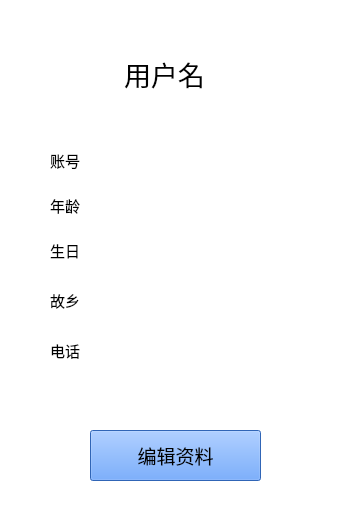
<?xml version="1.0" encoding="UTF-8"?>
<ui version="4.0">
 <class>user</class>
 <widget class="QWidget" name="user">
  <property name="geometry">
   <rect>
    <x>0</x>
    <y>0</y>
    <width>356</width>
    <height>520</height>
   </rect>
  </property>
  <property name="windowTitle">
   <string>Form</string>
  </property>
  <property name="styleSheet">
   <string notr="true">background-color: rgb(255, 255, 255);</string>
  </property>
  <widget class="QPushButton" name="pushButton">
   <property name="geometry">
    <rect>
     <x>30</x>
     <y>30</y>
     <width>80</width>
     <height>80</height>
    </rect>
   </property>
   <property name="maximumSize">
    <size>
     <width>80</width>
     <height>80</height>
    </size>
   </property>
   <property name="cursor">
    <cursorShape>PointingHandCursor</cursorShape>
   </property>
   <property name="styleSheet">
    <string notr="true">background-color: rgb(255, 255, 255);
border:none;
image: url(:/new/profile.jpg);</string>
   </property>
   <property name="text">
    <string/>
   </property>
  </widget>
  <widget class="QTextBrowser" name="textBrowser">
   <property name="geometry">
    <rect>
     <x>120</x>
     <y>50</y>
     <width>210</width>
     <height>70</height>
    </rect>
   </property>
   <property name="sizePolicy">
    <sizepolicy hsizetype="Expanding" vsizetype="Expanding">
     <horstretch>0</horstretch>
     <verstretch>0</verstretch>
    </sizepolicy>
   </property>
   <property name="maximumSize">
    <size>
     <width>210</width>
     <height>70</height>
    </size>
   </property>
   <property name="font">
    <font>
     <pointsize>18</pointsize>
    </font>
   </property>
   <property name="layoutDirection">
    <enum>Qt::LeftToRight</enum>
   </property>
   <property name="styleSheet">
    <string notr="true">border:none;</string>
   </property>
   <property name="html">
    <string>&lt;!DOCTYPE HTML PUBLIC &quot;-//W3C//DTD HTML 4.0//EN&quot; &quot;http://www.w3.org/TR/REC-html40/strict.dtd&quot;&gt;
&lt;html&gt;&lt;head&gt;&lt;meta name=&quot;qrichtext&quot; content=&quot;1&quot; /&gt;&lt;meta charset=&quot;utf-8&quot; /&gt;&lt;style type=&quot;text/css&quot;&gt;
p, li { white-space: pre-wrap; }
hr { height: 1px; border-width: 0; }
li.unchecked::marker { content: &quot;\2610&quot;; }
li.checked::marker { content: &quot;\2612&quot;; }
&lt;/style&gt;&lt;/head&gt;&lt;body style=&quot; font-family:'Microsoft YaHei UI'; font-size:18pt; font-weight:400; font-style:normal;&quot;&gt;
&lt;p style=&quot; margin-top:0px; margin-bottom:0px; margin-left:0px; margin-right:0px; -qt-block-indent:0; text-indent:0px;&quot;&gt;&lt;span style=&quot; font-size:20pt;&quot;&gt;用户名&lt;/span&gt;&lt;/p&gt;&lt;/body&gt;&lt;/html&gt;</string>
   </property>
   <property name="overwriteMode">
    <bool>false</bool>
   </property>
  </widget>
  <widget class="QLabel" name="label">
   <property name="geometry">
    <rect>
     <x>50</x>
     <y>150</y>
     <width>41</width>
     <height>21</height>
    </rect>
   </property>
   <property name="font">
    <font>
     <pointsize>11</pointsize>
    </font>
   </property>
   <property name="text">
    <string>账号</string>
   </property>
  </widget>
  <widget class="QLabel" name="label_2">
   <property name="geometry">
    <rect>
     <x>50</x>
     <y>190</y>
     <width>31</width>
     <height>31</height>
    </rect>
   </property>
   <property name="font">
    <font>
     <pointsize>11</pointsize>
    </font>
   </property>
   <property name="text">
    <string>年龄</string>
   </property>
  </widget>
  <widget class="QLabel" name="label_3">
   <property name="geometry">
    <rect>
     <x>50</x>
     <y>230</y>
     <width>51</width>
     <height>41</height>
    </rect>
   </property>
   <property name="font">
    <font>
     <pointsize>11</pointsize>
    </font>
   </property>
   <property name="text">
    <string>生日</string>
   </property>
  </widget>
  <widget class="QLabel" name="label_4">
   <property name="geometry">
    <rect>
     <x>50</x>
     <y>290</y>
     <width>51</width>
     <height>21</height>
    </rect>
   </property>
   <property name="font">
    <font>
     <pointsize>11</pointsize>
    </font>
   </property>
   <property name="text">
    <string>故乡</string>
   </property>
  </widget>
  <widget class="QLabel" name="label_5">
   <property name="geometry">
    <rect>
     <x>50</x>
     <y>340</y>
     <width>51</width>
     <height>21</height>
    </rect>
   </property>
   <property name="font">
    <font>
     <pointsize>11</pointsize>
    </font>
   </property>
   <property name="text">
    <string>电话</string>
   </property>
  </widget>
  <widget class="QTextBrowser" name="textBrowser_2">
   <property name="geometry">
    <rect>
     <x>100</x>
     <y>150</y>
     <width>231</width>
     <height>51</height>
    </rect>
   </property>
   <property name="styleSheet">
    <string notr="true">border:none;</string>
   </property>
  </widget>
  <widget class="QTextBrowser" name="textBrowser_3">
   <property name="geometry">
    <rect>
     <x>100</x>
     <y>190</y>
     <width>231</width>
     <height>51</height>
    </rect>
   </property>
   <property name="styleSheet">
    <string notr="true">border:none;</string>
   </property>
  </widget>
  <widget class="QTextBrowser" name="textBrowser_4">
   <property name="geometry">
    <rect>
     <x>100</x>
     <y>240</y>
     <width>231</width>
     <height>51</height>
    </rect>
   </property>
   <property name="styleSheet">
    <string notr="true">border:none;</string>
   </property>
  </widget>
  <widget class="QTextBrowser" name="textBrowser_5">
   <property name="geometry">
    <rect>
     <x>100</x>
     <y>290</y>
     <width>231</width>
     <height>51</height>
    </rect>
   </property>
   <property name="styleSheet">
    <string notr="true">border:none;</string>
   </property>
  </widget>
  <widget class="QTextBrowser" name="textBrowser_6">
   <property name="geometry">
    <rect>
     <x>100</x>
     <y>340</y>
     <width>231</width>
     <height>51</height>
    </rect>
   </property>
   <property name="styleSheet">
    <string notr="true">border:none;</string>
   </property>
  </widget>
  <widget class="QPushButton" name="pushButton_2">
   <property name="geometry">
    <rect>
     <x>90</x>
     <y>430</y>
     <width>171</width>
     <height>51</height>
    </rect>
   </property>
   <property name="font">
    <font>
     <pointsize>14</pointsize>
    </font>
   </property>
   <property name="cursor">
    <cursorShape>PointingHandCursor</cursorShape>
   </property>
   <property name="styleSheet">
    <string notr="true">background-color: rgb(67, 142, 255);</string>
   </property>
   <property name="text">
    <string>编辑资料</string>
   </property>
  </widget>
 </widget>
 <resources/>
 <connections/>
</ui>
